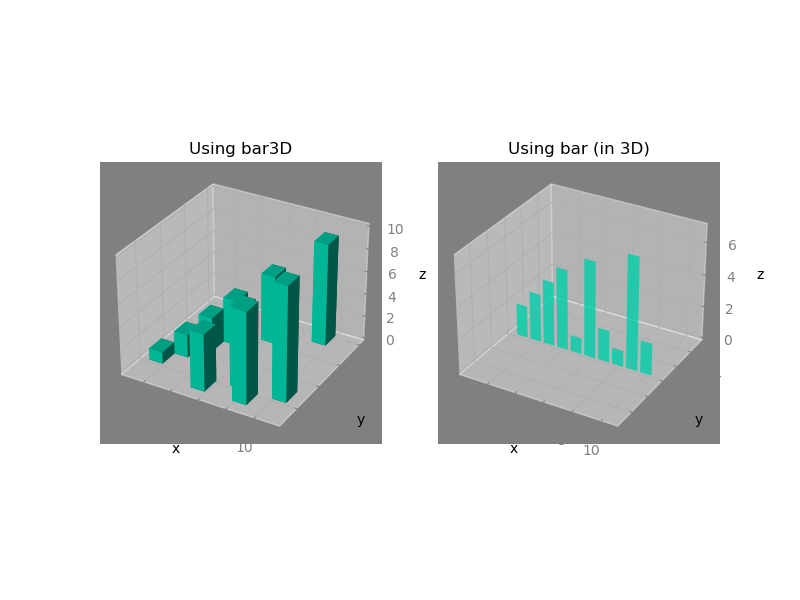

The script that saved this image:
#-----------------------------------------
#   CH_12_17_4_EX_1_Mplot3d_Bar3D_Bar.py
#-----------------------------------------
from mpl_toolkits import mplot3d
import matplotlib.pyplot as plt
import numpy as np
#
fig1 = plt.figure(1, figsize=(8, 6))
#
ax1 = fig1.add_subplot(121, projection = '3d')
xpos = [1,2,3,4,5,6,7,8,9,10]
ypos = [2,3,4,5,1,6,2,1,7,2]
zpos = [0,0,0,0,0,0,0,0,0,0]
num_elements = len(xpos)
dx = np.ones(10)
dy = np.ones(10)
dz = [1,2,3,4,5,6,7,8,9,10]
#
ax1.bar3d(xpos,ypos,zpos,dx,dy,dz, color ='#00ceaa')
ax1.set_xlabel('x')
ax1.set_ylabel('y')
ax1.set_zlabel('z')
plt.title('Using bar3D')
#
ax2 = fig1.add_subplot(122, projection = '3d')
xpos = [1,2,3,4,5,6,7,8,9,10]
ypos = [2,3,4,5,1,6,2,1,7,2]
zpos = [0,0,0,0,0,0,0,0,0,0]
num_elements = len(xpos)
dx = np.ones(10)
dy = np.ones(10)
dz = [1,2,3,4,5,6,7,8,9,10]
#
ax2.bar(xpos, ypos, zpos, zdir = 'y', color ='#00ceaa', alpha = 0.8)
ax2.set_xlabel('x')
ax2.set_ylabel('y')
ax2.set_zlabel('z')
plt.title('Using bar (in 3D)')
#
plt.savefig('CH_12_17_4_EX_1_Mplot3d_Bar3D_Bar.png')
plt.show()






















































































	


